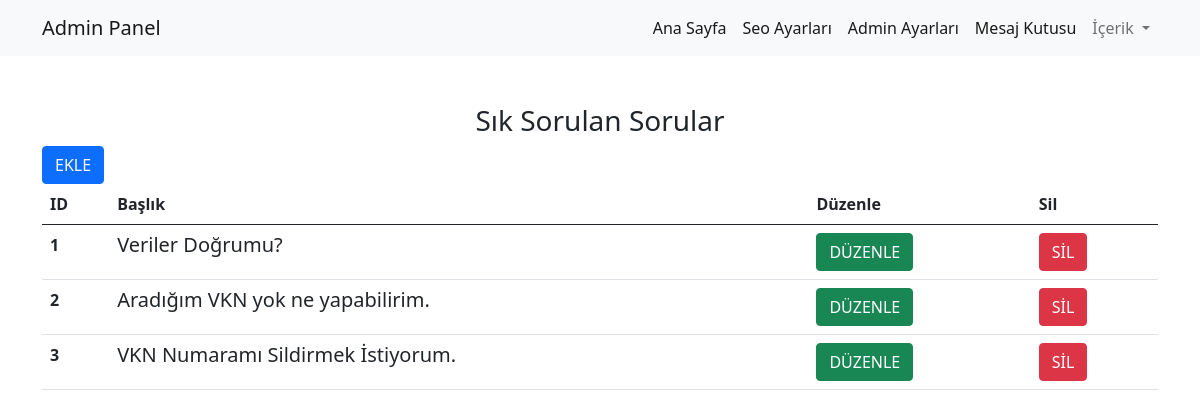
The page /systemx/sss.php (signed in) on the database its author committed.
### tables this page shows
CREATE TABLE `sss` (
  `sss_id` int(11) NOT NULL,
  `sss_title` varchar(500) NOT NULL,
  `sss_desc` varchar(1500) NOT NULL
);

### systemx/sss.php (the view, shortened to what this page needs)
<?php
require_once('ayarlar/baglan.php');
$sss=$db->prepare("SELECT * FROM sss");
      $sss->execute();
?>
<?php require_once('includes/header.php'); ?>
<div class="container">
    <h3 class="text-center mt-5">Sık Sorulan Sorular</h3>
<a href="sss-add.php"><button class="btn btn-primary">EKLE</button></a>
    <div class="table-responsive">
<table class="table">
  <thead>
    <tr>
      <th scope="col">ID</th>
      <th scope="col">Başlık</th>
      <th scope="col">Düzenle</th>
      <th scope="col">Sil</th>
    </tr>
  </thead>
  <tbody>
<?php
foreach($sss as $ssscek){
?>
    <tr>
      <th scope="row"><?php echo $ssscek['sss_id'] ?></th>
      <td><h5><?php echo $ssscek['sss_title'] ?></h5></td>
      <td><a href="sss-edit.php?id=<?php echo $ssscek['sss_id'] ?>"><button class="btn btn-success">DÜZENLE</button></a></td>
      <td><a href="ayarlar/islem.php?sss_delete=basarili&id=<?php echo $ssscek['sss_id'] ?>"><button class="btn btn-danger">SİL</button></a></td>
    </tr>
<?php
}
?>
  </tbody>
</table>
</div>
</div>
<?php require_once('includes/footer.php'); ?>

### rows shown on the page
sss: sss_id "1", sss_title "Veriler Doğrumu?"
sss: sss_id "2", sss_title "Aradığım VKN yok ne yapabilirim."
sss: sss_id "3", sss_title "VKN Numaramı Sildirmek İstiyorum."
